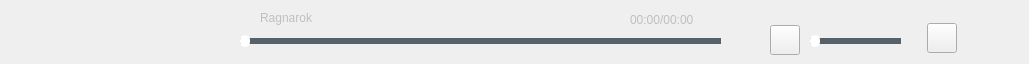
    <widget class="QWidget" name="controlBar" native="true">
     <property name="geometry">
      <rect>
       <x>0</x>
       <y>556</y>
       <width>1029</width>
       <height>64</height>
      </rect>
     </property>
     <property name="autoFillBackground">
      <bool>true</bool>
     </property>
     <widget class="QWidget" name="Buttonwidget" native="true">
      <property name="geometry">
       <rect>
        <x>40</x>
        <y>10</y>
        <width>171</width>
        <height>46</height>
       </rect>
      </property>
      <widget class="QPushButton" name="playButton">
       <property name="geometry">
        <rect>
         <x>60</x>
         <y>0</y>
         <width>46</width>
         <height>46</height>
        </rect>
       </property>
       <property name="cursor">
        <cursorShape>PointingHandCursor</cursorShape>
       </property>
       <property name="styleSheet">
        <string notr="true">QPushButton#playButton{
border-image: url(:/playIcon.png);
}
QPushButton#playButton:hover{
border-image: url(:/playIcon_hover.png);
}
QPushButton#playButton:pressed{
border-image: url(:/playIcon_clicked.png);
}

</string>
       </property>
       <property name="text">
        <string/>
       </property>
       <property name="flat">
        <bool>true</bool>
       </property>
      </widget>
      <widget class="QPushButton" name="pushButton">
       <property name="geometry">
        <rect>
         <x>125</x>
         <y>7</y>
         <width>30</width>
         <height>30</height>
        </rect>
       </property>
       <property name="cursor">
        <cursorShape>PointingHandCursor</cursorShape>
       </property>
       <property name="styleSheet">
        <string notr="true">QPushButton{
	border-image: url(:/nextButton.png);
}
QPushButton:hover{
	border-image: url(:/nextButton_clicked.png);
}
QPushButton:pressed{
	border-image: url(:/nextButton_hover.png);
}</string>
       </property>
       <property name="text">
        <string/>
       </property>
       <property name="flat">
        <bool>true</bool>
       </property>
      </widget>
      <widget class="QPushButton" name="pushButton_2">
       <property name="geometry">
        <rect>
         <x>10</x>
         <y>7</y>
         <width>30</width>
         <height>30</height>
        </rect>
       </property>
       <property name="cursor">
        <cursorShape>PointingHandCursor</cursorShape>
       </property>
       <property name="styleSheet">
        <string notr="true">QPushButton{
	border-image: url(:/prevButton.png);
}
QPushButton:hover{
	border-image: url(:/prevButton_hover.png);
}
QPushButton:pressed{
	border-image: url(:/prevButton_clicked.png);
}</string>
       </property>
       <property name="text">
        <string/>
       </property>
       <property name="flat">
        <bool>true</bool>
       </property>
      </widget>
     </widget>
     <widget class="QPushButton" name="openListButton">
      <property name="geometry">
       <rect>
        <x>970</x>
        <y>27</y>
        <width>45</width>
        <height>24</height>
       </rect>
      </property>
      <property name="minimumSize">
       <size>
        <width>40</width>
        <height>22</height>
       </size>
      </property>
      <property name="cursor">
       <cursorShape>PointingHandCursor</cursorShape>
      </property>
      <property name="styleSheet">
       <string notr="true">QPushButton{
	border-image: url(:/listButton.png);
}
QPushButton:hover{
	border-image: url(:/listButton_hover.png);
}
QPushButton:click{
	border-image: url(:/listButton_click.png);
}</string>
      </property>
      <property name="text">
       <string/>
      </property>
      <property name="flat">
       <bool>true</bool>
      </property>
     </widget>
     <widget class="QSlider" name="horizontalSlider">
      <property name="geometry">
       <rect>
        <x>240</x>
        <y>30</y>
        <width>481</width>
        <height>22</height>
       </rect>
      </property>
      <property name="cursor">
       <cursorShape>PointingHandCursor</cursorShape>
      </property>
      <property name="styleSheet">
       <string notr="true">QSlider::add-page:Horizontal 
{      
        background-color: rgb(87, 97, 106);  
        height:4px;  
} 
     QSlider::sub-page:Horizontal   
    {  
        background-color:qlineargradient(spread:pad, x1:0, y1:0, x2:1, y2:0, stop:0 rgba(231,80,229, 255), stop:1 rgba(7,208,255, 255));  
        height:4px;  
     }  
    QSlider::groove:Horizontal   
    {  
        background:transparent;  
        height:6px;  
    }  
    QSlider::handle:horizontal{background:white;width:10px;border-radius:5px;margin:-3px 0px -3px 0px;}  </string>
      </property>
      <property name="orientation">
       <enum>Qt::Horizontal</enum>
      </property>
     </widget>
     <widget class="QLabel" name="timeLabel">
      <property name="geometry">
       <rect>
        <x>630</x>
        <y>10</y>
        <width>111</width>
        <height>20</height>
       </rect>
      </property>
      <property name="styleSheet">
       <string notr="true">color: rgb(191, 191, 191);</string>
      </property>
      <property name="text">
       <string>00:00/00:00</string>
      </property>
     </widget>
     <widget class="QLabel" name="nameLabel">
      <property name="geometry">
       <rect>
        <x>260</x>
        <y>10</y>
        <width>201</width>
        <height>16</height>
       </rect>
      </property>
      <property name="styleSheet">
       <string notr="true">font: 11pt &quot;微软雅黑&quot;;
color: rgb(191, 191, 191);</string>
      </property>
      <property name="text">
       <string>Ragnarok</string>
      </property>
     </widget>
     <widget class="QSlider" name="volSlider">
      <property name="geometry">
       <rect>
        <x>810</x>
        <y>30</y>
        <width>91</width>
        <height>22</height>
       </rect>
      </property>
      <property name="cursor">
       <cursorShape>PointingHandCursor</cursorShape>
      </property>
      <property name="styleSheet">
       <string notr="true">
     QSlider::add-page:Horizontal  
     {       
		background-color: rgb(87, 97, 106);
       
        height:4px;  
     }  
     QSlider::sub-page:Horizontal   
    {  
         background-color: rgb(37, 168, 198);  
        height:4px;  
     }  
    QSlider::groove:Horizontal   
    {  
        background:transparent;  
        height:6px;  
    }  
   QSlider::handle:horizontal{background:white;width:10px;border-radius:5px;margin:-3px 0px -3px 0px;}  </string>
      </property>
      <property name="orientation">
       <enum>Qt::Horizontal</enum>
      </property>
     </widget>
     <widget class="QPushButton" name="muteButton">
      <property name="geometry">
       <rect>
        <x>770</x>
        <y>25</y>
        <width>30</width>
        <height>30</height>
       </rect>
      </property>
      <property name="cursor">
       <cursorShape>PointingHandCursor</cursorShape>
      </property>
      <property name="styleSheet">
       <string notr="true">QPushButton{border-image: url(:/volIcon.png);}
QPushButton:hover{border-image: url(:/volIcon_hover.png);}
QPushButton:pressed{border-image: url(:/volIcon_click.png);}</string>
      </property>
      <property name="text">
       <string/>
      </property>
     </widget>
     <widget class="QPushButton" name="modeButton">
      <property name="geometry">
       <rect>
        <x>927</x>
        <y>23</y>
        <width>30</width>
        <height>30</height>
       </rect>
      </property>
      <property name="cursor">
       <cursorShape>PointingHandCursor</cursorShape>
      </property>
      <property name="styleSheet">
       <string notr="true">QPushButton{border-image: url(:/loopIcon.png);}
QPushButton:hover{border-image: url(:/loopIcon_hover.png);}
QPushButton:pressed{border-image: url(:/loopIcon_click.png);}</string>
      </property>
      <property name="text">
       <string/>
      </property>
     </widget>
    </widget>
